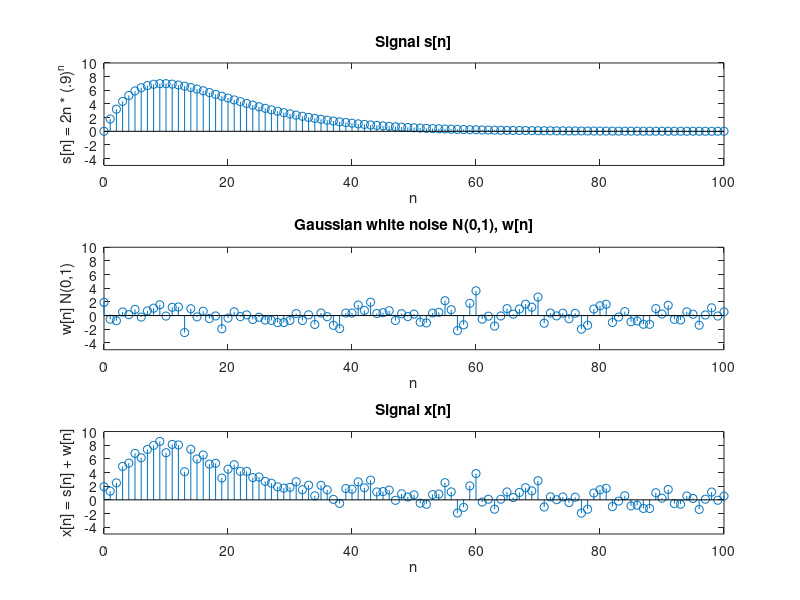
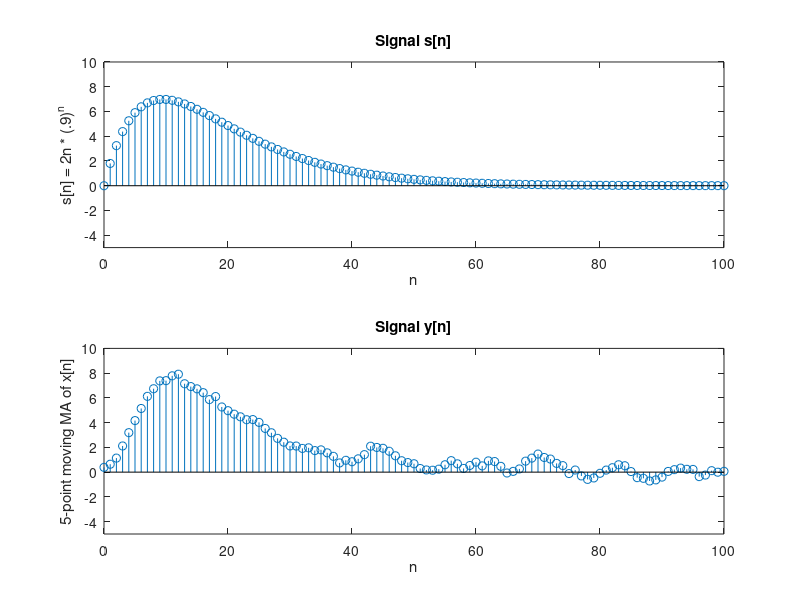
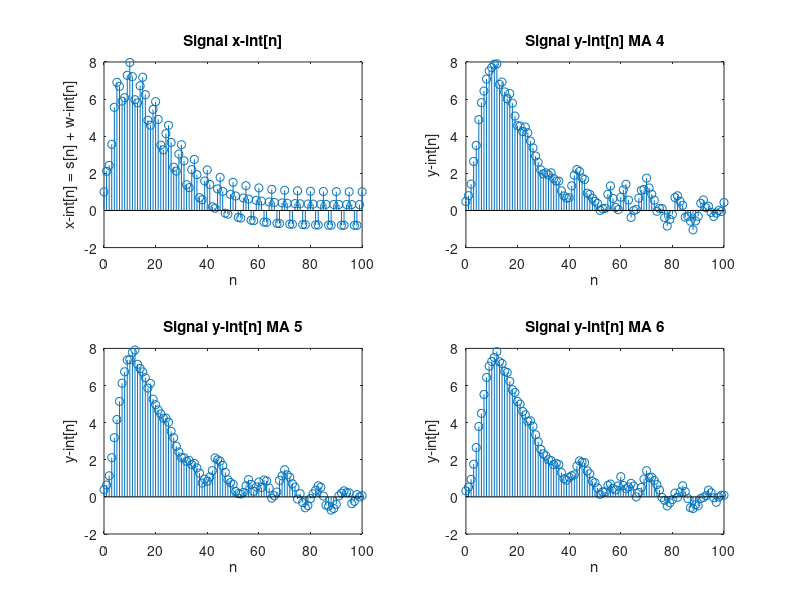

These figures' MATLAB source, in order:
% dsp hw1 
% Tyler Olivieri

clc; clear;

% generate signal s[n] = 2n(.9)^n for n = 0,1, ..., 100
n = 0:1:100;
s_n = 2.*n.*(.9).^n;

% generate independent gaussian random noise with mean = 0
% and variance = 1, w[n], for n = 0, 1, ..., 100
% Note noise power in decibels:: dB = 10log10(Variance)
w_n = wgn(101, 1, 0);
dB = 10 * log10(var(w_n));

% generate x[n] = s[n] + w[n]
x_n = s_n' + w_n;

% Apply a 5-point moving MA filter to the sequence {x[n]}
% and generate the output sequence {y[n]}. Plot {s[n]} and {y[n]}
% on the same (labeled!) axes to observe the effect of filtering.
% y[n] = (1/5)SUM(x[n-k]) | k = 0 to k = 4
% write a function for this. Could become useful later
window_size = 5;
b = (1 / window_size) * ones(1, window_size);
a = 1;
y_n = filter(b, a, x_n);

% Instead of noise, generate an interfence frequency
% w_int[n] = cos(2*pi*fn) for n = 0,1, ..., 100 with f = .2. 
% x_int[n] = s[n] + w_int[n]
f = .2;
w_int = cos(2 * pi * f .*n);
x_int = s_n + w_int;

% Filter x_int[n] with an M-point MA filter for M = 4, 5, and 6.
window_size = 4;
b = (1 / window_size) * ones(1, window_size);
a = 1;
y_int4 = filter(b, a, x_n);

window_size = 5;
b = (1 / window_size) * ones(1, window_size);
a = 1;
y_int5 = filter(b, a, x_n);

window_size = 6;
b = (1 / window_size) * ones(1, window_size);
a = 1;
y_int6 = filter(b, a, x_n);

% Plot the discrete time signals {s[n]}, {w[n]}
% and {x[n]}. Label axis
figure(1);
subplot(3, 1, 1)
stem(n, s_n)
title('Signal s[n]')
xlabel('n')
ylabel('s[n] = 2n * (.9)^n')
ylim([-5 10])
subplot(3, 1, 2)
stem(n, w_n);
title('Gaussian white noise N(0,1), w[n]')
xlabel('n')
ylabel('w[n] N(0,1)')
ylim([-5 10])
subplot(3, 1, 3)
stem(n, x_n)
title('Signal x[n]') 
xlabel('n')
ylabel('x[n] = s[n] + w[n]')
ylim([-5 10]) 
print -deps fig1

% plot s[n] and y[n] to observe the effects of filtering
figure(2);
subplot(2, 1, 1)
stem(n, s_n)
title('Signal s[n]')
xlabel('n')
ylabel('s[n] = 2n * (.9)^n')
ylim([-5 10])
subplot(2, 1, 2)
stem(n, y_n)
title('Signal y[n]')
xlabel('n')
ylabel('5-point moving MA of x[n]')
ylim([-5 10])
print -deps fig2

% plot results MA filter, y_int[n]
figure(3);
subplot(2, 2, 1)
stem(n, x_int)
title('Signal x-int[n]')
xlabel('n')
ylabel('x-int[n] = s[n] + w-int[n]')
subplot(2, 2, 2)
stem(n, y_int4);
title('Signal y-int[n] MA 4')
xlabel('n')
ylabel('y-int[n]')
subplot(2, 2, 3)
stem(n, y_int5)
title('Signal y-int[n] MA 5')
xlabel('n')
ylabel('y-int[n]')
subplot(2, 2, 4)
stem(n, y_int6)
title('Signal y-int[n] MA 6')
xlabel('n')
ylabel('y-int[n]')
print -deps fig3

% Is the interference completely removed?
% No it is not completely removed or y-int6[n] = s[n] 
% We would have to use a Nulling filter to remove the frequency
%

